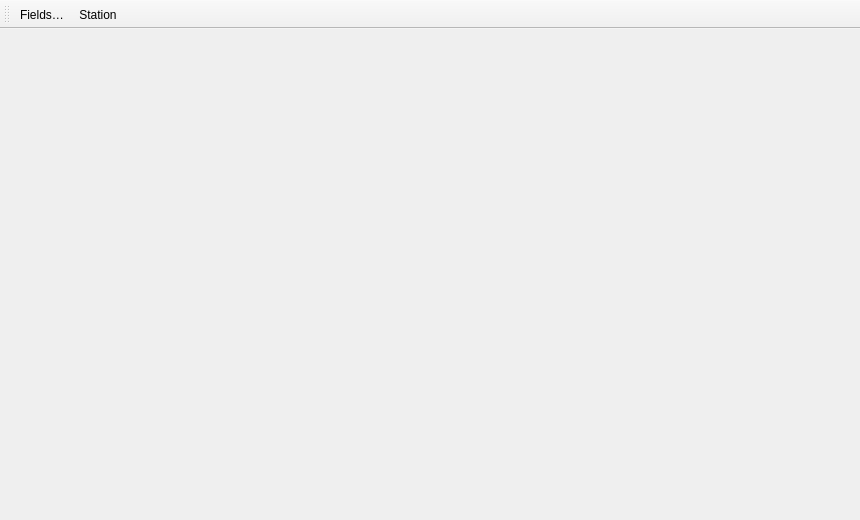
<?xml version="1.0" encoding="UTF-8"?>
<ui version="4.0">
 <author>GeneralMeasurements</author>
 <comment>Monitor or chart window (ViewWindow). The code replaces the central widget with a
dock area (QtAds) holding the view; the view's content (one card per field, or a chart)
is built from the chosen fields. Actions: actionFields, actionStation.</comment>
 <class>ViewWindow</class>
 <widget class="QMainWindow" name="ViewWindow">
  <property name="geometry">
   <rect><x>0</x><y>0</y><width>860</width><height>520</height></rect>
  </property>
  <property name="windowTitle"><string>Monitor / chart</string></property>
  <widget class="QWidget" name="centralwidget"/>
  <widget class="QToolBar" name="tools">
   <property name="windowTitle"><string>View</string></property>
   <attribute name="toolBarArea"><enum>TopToolBarArea</enum></attribute>
   <attribute name="toolBarBreak"><bool>false</bool></attribute>
   <addaction name="actionFields"/>
   <addaction name="actionStation"/>
  </widget>
  <action name="actionFields">
   <property name="text"><string>Fields…</string></property>
   <property name="toolTip"><string>Choose what this window shows</string></property>
  </action>
  <action name="actionStation">
   <property name="text"><string>Station</string></property>
   <property name="toolTip"><string>Bring the station window to the front</string></property>
  </action>
 </widget>
 <resources/>
 <connections/>
</ui>
